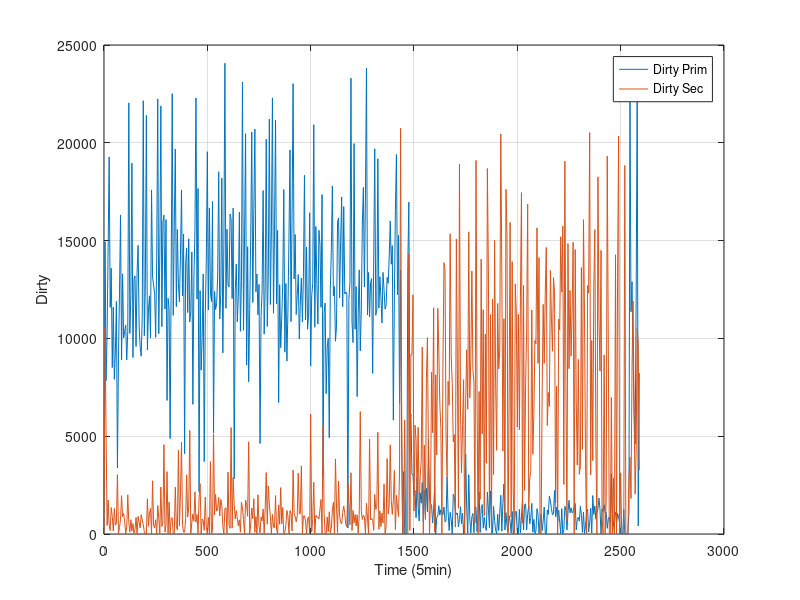

MATLAB code for this plot:
#! /usr/bin/octave -qf
fig = figure;
data = dlmread("finput.txt"," ");
data_sec = dlmread("finput_sec.txt"," ");
size(data);
size(data_sec);
set(fig, "visible", "off");

time =  data(:,1);
MemTotal =  data(:,2);
MemFree =  data(:,3);
Buffers =  data(:,4);
Cached =  data(:,5);
SwapCached =  data(:,6);
Active =  data(:,7);
Inactive =  data(:,8);
SwapTotal =  data(:,9);
SwapFree =  data(:,10);
Dirty =  data(:,11);
Writeback =  data(:,12);
AnonPages =  data(:,13);
Mapped =  data(:,14);
Slab =  data(:,15);
SReclaimable =  data(:,16);
SUnreclaim =  data(:,17);
PageTables =  data(:,18);
NFS_Unstable =  data(:,19);
Bounce =  data(:,20);
WritebackTmp =  data(:,21);
CommitLimit =  data(:,22);
Committed_AS =  data(:,23);
VmallocTotal =  data(:,24);
VmallocUsed =  data(:,25);
VmallocChunk =  data(:,26);

time_sec =  data_sec(:,1);
MemTotal_sec =  data_sec(:,2);
MemFree_sec =  data_sec(:,3);
Buffers_sec =  data_sec(:,4);
Cached_sec =  data_sec(:,5);
SwapCached_sec =  data_sec(:,6);
Active_sec =  data_sec(:,7);
Inactive_sec =  data_sec(:,8);
SwapTotal_sec =  data_sec(:,9);
SwapFree_sec =  data_sec(:,10);
Dirty_sec =  data_sec(:,11);
Writeback_sec =  data_sec(:,12);
AnonPages_sec =  data_sec(:,13);
Mapped_sec =  data_sec(:,14);
Slab_sec =  data_sec(:,15);
SReclaimable_sec =  data_sec(:,16);
SUnreclaim_sec =  data_sec(:,17);
PageTables_sec =  data_sec(:,18);
NFS_Unstable_sec =  data_sec(:,19);
Bounce_sec =  data_sec(:,20);
WritebackTmp_sec =  data_sec(:,21);
CommitLimit_sec =  data_sec(:,22);
Committed_AS_sec =  data_sec(:,23);
VmallocTotal_sec =  data_sec(:,24);
VmallocUsed_sec =  data_sec(:,25);
VmallocChunk_sec =  data_sec(:,26);


plot(time,Dirty,";Dirty Prim;",time,Dirty_sec,";Dirty Sec;"), grid

xlabel("Time (5min)");
ylabel("Dirty");
print("Dirty.png", "-dpng");
